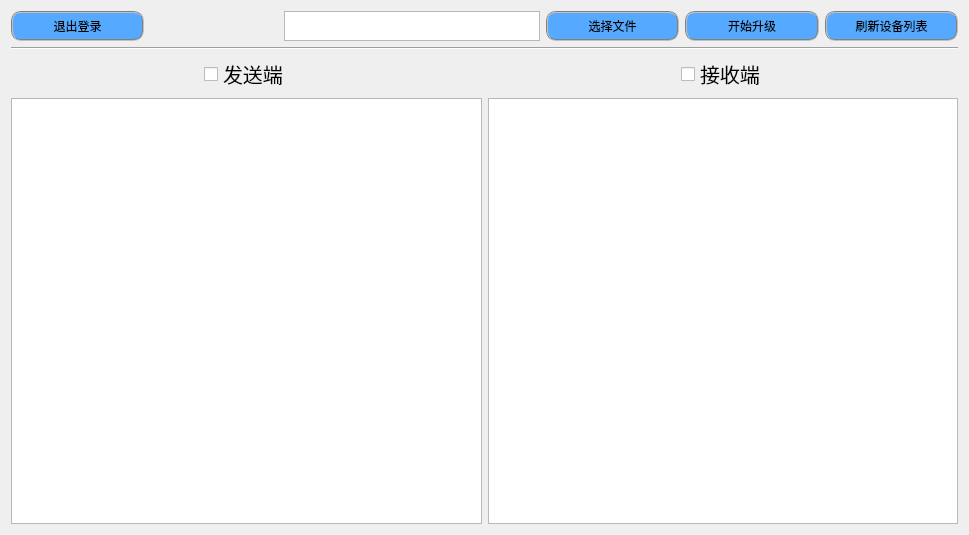
<?xml version="1.0" encoding="UTF-8"?>
<ui version="4.0">
 <class>MainWindow</class>
 <widget class="QMainWindow" name="MainWindow">
  <property name="geometry">
   <rect>
    <x>0</x>
    <y>0</y>
    <width>969</width>
    <height>535</height>
   </rect>
  </property>
  <property name="sizePolicy">
   <sizepolicy hsizetype="Preferred" vsizetype="Maximum">
    <horstretch>0</horstretch>
    <verstretch>0</verstretch>
   </sizepolicy>
  </property>
  <property name="windowTitle">
   <string>MainWindow</string>
  </property>
  <property name="styleSheet">
   <string notr="true">QPushButton {background-color:rgb(85, 170, 255);border-radius: 10px;  border: 2px groove gray;}
QPushButton:hover{background-color:rgb(255, 158, 0); color: black;}
QPushButton:pressed{background-color:red;}</string>
  </property>
  <widget class="QWidget" name="centralWidget">
   <layout class="QGridLayout" name="gridLayout">
    <item row="1" column="0">
     <layout class="QVBoxLayout" name="verticalLayout_3">
      <item>
       <widget class="Line" name="line">
        <property name="orientation">
         <enum>Qt::Horizontal</enum>
        </property>
       </widget>
      </item>
      <item>
       <layout class="QHBoxLayout" name="horizontalLayout">
        <item>
         <layout class="QVBoxLayout" name="verticalLayout_2">
          <item>
           <layout class="QHBoxLayout" name="horizontalLayout_2">
            <item>
             <spacer name="horizontalSpacer_2">
              <property name="orientation">
               <enum>Qt::Horizontal</enum>
              </property>
              <property name="sizeHint" stdset="0">
               <size>
                <width>40</width>
                <height>20</height>
               </size>
              </property>
             </spacer>
            </item>
            <item>
             <widget class="QCheckBox" name="SendCheckBox">
              <property name="font">
               <font>
                <pointsize>15</pointsize>
               </font>
              </property>
              <property name="text">
               <string>发送端</string>
              </property>
             </widget>
            </item>
            <item>
             <spacer name="horizontalSpacer_3">
              <property name="orientation">
               <enum>Qt::Horizontal</enum>
              </property>
              <property name="sizeHint" stdset="0">
               <size>
                <width>40</width>
                <height>20</height>
               </size>
              </property>
             </spacer>
            </item>
           </layout>
          </item>
          <item>
           <widget class="QTableWidget" name="SendTableWidget"/>
          </item>
         </layout>
        </item>
        <item>
         <layout class="QVBoxLayout" name="verticalLayout">
          <item>
           <layout class="QHBoxLayout" name="horizontalLayout_3">
            <item>
             <spacer name="horizontalSpacer_4">
              <property name="orientation">
               <enum>Qt::Horizontal</enum>
              </property>
              <property name="sizeHint" stdset="0">
               <size>
                <width>40</width>
                <height>20</height>
               </size>
              </property>
             </spacer>
            </item>
            <item>
             <widget class="QCheckBox" name="ReceiveCheckBox">
              <property name="font">
               <font>
                <pointsize>15</pointsize>
               </font>
              </property>
              <property name="text">
               <string>接收端</string>
              </property>
             </widget>
            </item>
            <item>
             <spacer name="horizontalSpacer_5">
              <property name="orientation">
               <enum>Qt::Horizontal</enum>
              </property>
              <property name="sizeHint" stdset="0">
               <size>
                <width>40</width>
                <height>20</height>
               </size>
              </property>
             </spacer>
            </item>
           </layout>
          </item>
          <item>
           <widget class="QTableWidget" name="ReceiveTableWidget"/>
          </item>
         </layout>
        </item>
       </layout>
      </item>
     </layout>
    </item>
    <item row="0" column="0">
     <layout class="QHBoxLayout" name="horizontalLayout_4">
      <item>
       <widget class="QPushButton" name="QuitLoginBt">
        <property name="sizePolicy">
         <sizepolicy hsizetype="Expanding" vsizetype="Fixed">
          <horstretch>0</horstretch>
          <verstretch>0</verstretch>
         </sizepolicy>
        </property>
        <property name="minimumSize">
         <size>
          <width>0</width>
          <height>30</height>
         </size>
        </property>
        <property name="maximumSize">
         <size>
          <width>16777215</width>
          <height>30</height>
         </size>
        </property>
        <property name="text">
         <string>退出登录</string>
        </property>
       </widget>
      </item>
      <item>
       <spacer name="horizontalSpacer">
        <property name="sizePolicy">
         <sizepolicy hsizetype="Fixed" vsizetype="Minimum">
          <horstretch>0</horstretch>
          <verstretch>0</verstretch>
         </sizepolicy>
        </property>
        <property name="orientation">
         <enum>Qt::Horizontal</enum>
        </property>
        <property name="sizeHint" stdset="0">
         <size>
          <width>13</width>
          <height>27</height>
         </size>
        </property>
       </spacer>
      </item>
      <item>
       <widget class="QTextBrowser" name="textBrowser">
        <property name="maximumSize">
         <size>
          <width>16777215</width>
          <height>30</height>
         </size>
        </property>
       </widget>
      </item>
      <item>
       <widget class="QPushButton" name="SelectFileBt">
        <property name="sizePolicy">
         <sizepolicy hsizetype="Expanding" vsizetype="Fixed">
          <horstretch>0</horstretch>
          <verstretch>0</verstretch>
         </sizepolicy>
        </property>
        <property name="minimumSize">
         <size>
          <width>0</width>
          <height>30</height>
         </size>
        </property>
        <property name="maximumSize">
         <size>
          <width>16777215</width>
          <height>30</height>
         </size>
        </property>
        <property name="text">
         <string>选择文件</string>
        </property>
       </widget>
      </item>
      <item>
       <widget class="QPushButton" name="StartUpgradeBt">
        <property name="sizePolicy">
         <sizepolicy hsizetype="Expanding" vsizetype="Fixed">
          <horstretch>0</horstretch>
          <verstretch>0</verstretch>
         </sizepolicy>
        </property>
        <property name="minimumSize">
         <size>
          <width>0</width>
          <height>30</height>
         </size>
        </property>
        <property name="maximumSize">
         <size>
          <width>16777215</width>
          <height>30</height>
         </size>
        </property>
        <property name="text">
         <string>开始升级</string>
        </property>
       </widget>
      </item>
      <item>
       <widget class="QPushButton" name="RefreshListBt">
        <property name="sizePolicy">
         <sizepolicy hsizetype="Expanding" vsizetype="Fixed">
          <horstretch>0</horstretch>
          <verstretch>0</verstretch>
         </sizepolicy>
        </property>
        <property name="minimumSize">
         <size>
          <width>0</width>
          <height>30</height>
         </size>
        </property>
        <property name="maximumSize">
         <size>
          <width>16777215</width>
          <height>30</height>
         </size>
        </property>
        <property name="text">
         <string>刷新设备列表</string>
        </property>
       </widget>
      </item>
     </layout>
    </item>
   </layout>
  </widget>
  <widget class="QMenuBar" name="menuBar">
   <property name="geometry">
    <rect>
     <x>0</x>
     <y>0</y>
     <width>969</width>
     <height>23</height>
    </rect>
   </property>
  </widget>
 </widget>
 <layoutdefault spacing="6" margin="11"/>
 <resources/>
 <connections/>
</ui>
